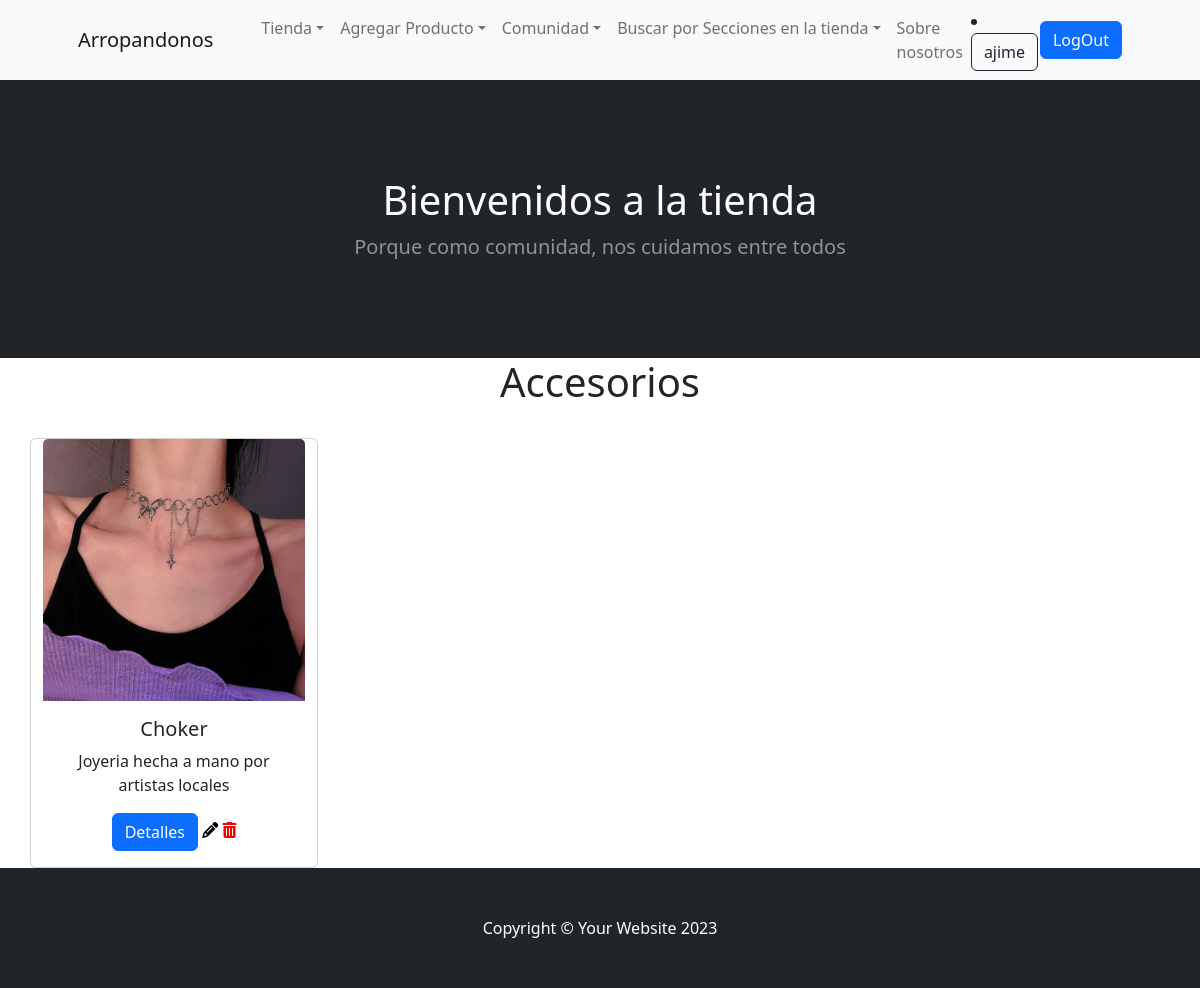
The page /catalogo_accesorios/ (signed in) on the database its author committed.
### app/models.py (models this page shows)
class Accesorio(models.Model):
    tipoAccesorio = models.CharField(max_length=15, blank=False)
    material = models.CharField(max_length=20, blank=False)
    precio = models.DecimalField(max_digits=10, decimal_places=2, blank=False)
    size = models.CharField(max_length=10, blank=False)
    cantidad = models.IntegerField(blank=False)
    descripcion = models.CharField(max_length=240, blank=False)
    telefonoVendedor = models.IntegerField()
    emailVendedor = models.EmailField()
    imagenAccesorio = models.ImageField(upload_to='imagenes/', null=True, blank=False)

### app/views.py (the view)
# urls.py: path('catalogo_accesorios/',AccesorioList.as_view(), name="accesorios"),
class AccesorioList(LoginRequiredMixin, ListView):
    model = Accesorio

### app/templates/app/accesorio_list.html
{% extends 'app/base.html' %}
{% load static %}
{% block title %}
    <h1>Bienvenidos a la tienda</h1>
{% endblock title %}
{% block contenido %}
<div class="container text-center">
    <h1>Accesorios</h1>
</div>
<br>
<div class="container text-center">
    <div class="row">
            {% for accesorio in accesorio_list %}
            <div class="card" style="width: 18rem;">
                <img class="card-img-top" src="{{accesorio.imagenAccesorio.url}}" alt="Card image cap">
                <div class="card-body">
                  <h5 class="card-title">{{accesorio.tipoAccesorio}}</h5>
                  <p class="card-text">{{accesorio.descripcion}}</p>
                  <a href="{% url 'detalle_accesorio' accesorio.id %}" class="btn btn-primary">Detalles</a>
                  <a href="{% url 'editar_accesorio' accesorio.id %}"><i class="fa-solid fa-pencil" style="color: #000000;"></i></a>
                  <a href="{% url 'borrar_accesorio' accesorio.id %}"><i class="fa-solid fa-trash-can" style="color: #ff0000;"></i></i></a>
                </div>
              </div>
            {% endfor %}
    </div>
</div>
{% endblock contenido %}

### app/templates/app/base.html (shortened to what this page needs)
<!DOCTYPE html>
<html lang="en">
    <head>
        {% load static %}
        <link href="https://cdn.jsdelivr.net/npm/bootstrap-icons@1.5.0/font/bootstrap-icons.css" rel="stylesheet" />
        <link href="https://cdn.jsdelivr.net/npm/bootstrap@5.2.3/dist/css/bootstrap.min.css" rel="stylesheet" />
        <link href="{% static 'app/css/styles.css' %}" rel="stylesheet" />
        <link rel="stylesheet" href="https://cdnjs.cloudflare.com/ajax/libs/font-awesome/6.4.0/css/all.min.css">
    </head>
    <body>
        <nav class="navbar navbar-expand-lg navbar-light bg-light">
            <div class="container px-4 px-lg-5">
                <a class="navbar-brand" href="{% url 'home' %}">Arropandonos</a>
                <div class="collapse navbar-collapse" id="navbarSupportedContent">
                    <ul class="navbar-nav me-auto mb-2 mb-lg-0 ms-lg-4">
                                <li class="nav-item dropdown">
                                    <a class="nav-link dropdown-toggle" id="navbarDropdown" href="{% url 'home' %}" role="button" data-bs-toggle="dropdown" aria-expanded="false">Tienda</a>
                                </li>
                                <li class="nav-item dropdown">
                                    <a class="nav-link dropdown-toggle" id="navbarDropdown" href="#" role="button" data-bs-toggle="dropdown" aria-expanded="false">Agregar Producto</a>
                                </li>
                                <li class="nav-item dropdown">
                                    <a class="nav-link dropdown-toggle" id="navbarDropdown" href="#" role="button" data-bs-toggle="dropdown" aria-expanded="false">Comunidad</a>
                                </li>
                                <li class="nav-item dropdown">
                                    <a class="nav-link dropdown-toggle" id="navbarDropdown" href="#" role="button" data-bs-toggle="dropdown" aria-expanded="false">Buscar por Secciones en la tienda</a>
                                </li>
                                <li class="nav-item"><a class="nav-link" href="{% url 'nosotros' %}">Sobre nosotros</a></li>
                            </ul>
                        {% if user.is_authenticated %}
                            <li class="nav-item dropdown">
                                <a class="btn btn-outline-dark" id="navbarDropdown" href="#" role="button" data-bs-toggle="dropdown" aria-expanded="false">{{user.username}}</a>
                            </li>
                            <a class="btn btn-primary" href="{% url 'logout' %}">LogOut</a>
                        {% else %}
                            <a class="btn btn-primary" href="{% url 'login' %}">Login</a>
                            <a class="btn btn-success" href="{% url 'registro' %}">Registrar</a>
                        {% endif %}
                </div>
            </div>
        </nav>
        <header class="bg-dark py-5">
            <div class="container px-4 px-lg-5 my-5">
                <div class="text-center text-white">
                    {% block title %}{% endblock title %}
                    {% block subtitle %}
                        <p class="lead fw-normal text-white-50 mb-0">Porque como comunidad, nos cuidamos entre todos</p>
                    {% endblock subtitle %}
                </div>
            </div>
        </header>
        {% block contenido %}{% endblock contenido %}
        <footer class="py-5 bg-dark">
            <div class="container"><p class="m-0 text-center text-white">Copyright &copy; Your Website 2023</p></div>
        </footer>
    </body>
</html>

### rows shown on the page
Accesorio: imagenAccesorio (picture), tipoAccesorio "Choker", descripcion "Joyeria hecha a mano por artistas locales"

### other values the page prints
{{ user.username }} "ajime"
